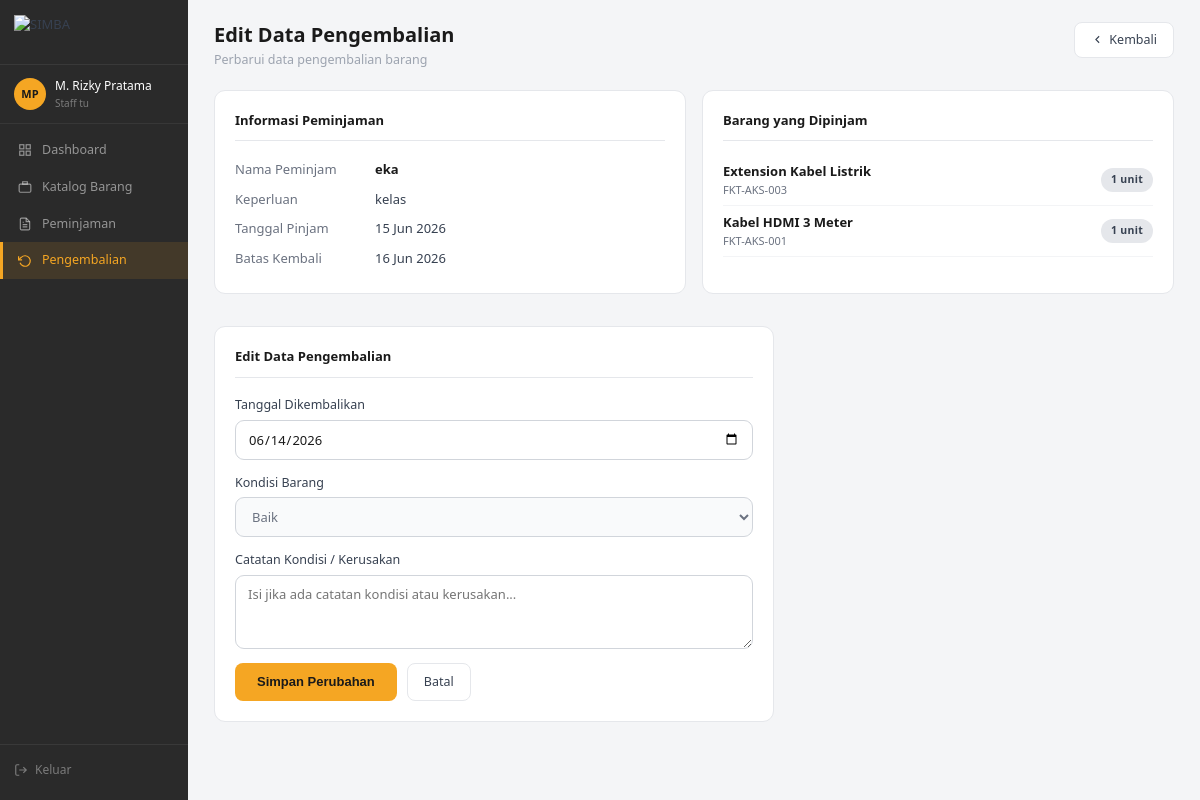
Screenshot of /pages/pengembalian/edit_pengembalian.php?id=15 (signed in) with the database file from the repository.
### tables this page shows
CREATE TABLE IF NOT EXISTS `pengembalian` (
  `id` int NOT NULL AUTO_INCREMENT,
  `id_peminjaman` int NOT NULL,
  `diterima_oleh` int NOT NULL,
  `tanggal_kembali` date NOT NULL,
  `hari_terlambat` int DEFAULT '0',
  `kondisi_kembali` enum('baik','rusak_ringan','rusak_berat') NOT NULL,
  `catatan_kerusakan` text,
  `dibuat_pada` timestamp NOT NULL DEFAULT CURRENT_TIMESTAMP,
  PRIMARY KEY (`id`),
  UNIQUE KEY `id_peminjaman` (`id_peminjaman`),
  KEY `diterima_oleh` (`diterima_oleh`),
  CONSTRAINT `pengembalian_ibfk_1` FOREIGN KEY (`id_peminjaman`) REFERENCES `pengajuan_peminjaman` (`id`),
  CONSTRAINT `pengembalian_ibfk_2` FOREIGN KEY (`diterima_oleh`) REFERENCES `users` (`id`)
);

CREATE TABLE IF NOT EXISTS `users` (
  `id` int NOT NULL AUTO_INCREMENT,
  `nama_pengguna` varchar(50) NOT NULL,
  `kata_sandi` varchar(255) NOT NULL,
  `nama_lengkap` varchar(100) NOT NULL,
  `email` varchar(100) NOT NULL,
  `peran` enum('admin','staff_tu','peminjam') NOT NULL,
  `aktif` tinyint(1) NOT NULL DEFAULT '1',
  `dibuat_pada` timestamp NOT NULL DEFAULT CURRENT_TIMESTAMP,
  PRIMARY KEY (`id`),
  UNIQUE KEY `nama_pengguna` (`nama_pengguna`),
  UNIQUE KEY `email` (`email`)
);

CREATE TABLE IF NOT EXISTS `pengajuan_peminjaman` (
  `id` int NOT NULL AUTO_INCREMENT,
  `id_peminjam` int NOT NULL,
  `keperluan` text NOT NULL,
  `tanggal_pinjam` date NOT NULL,
  `tanggal_kembali` date NOT NULL,
  `status` enum('menunggu','diverifikasi','disetujui','ditolak','aktif','selesai','dibatalkan') DEFAULT 'menunggu',
  `diverifikasi_oleh` int DEFAULT NULL,
  `disetujui_oleh` int DEFAULT NULL,
  `catatan_tolak` text,
  `dibuat_pada` timestamp NOT NULL DEFAULT CURRENT_TIMESTAMP,
  `diperbarui_pada` timestamp NOT NULL DEFAULT CURRENT_TIMESTAMP ON UPDATE CURRENT_TIMESTAMP,
  `file_surat` varchar(255) DEFAULT NULL COMMENT 'Untuk event himpunan/peminjaman alat berat',
  PRIMARY KEY (`id`),
  KEY `id_peminjam` (`id_peminjam`),
  KEY `diverifikasi_oleh` (`diverifikasi_oleh`),
  KEY `disetujui_oleh` (`disetujui_oleh`),
  CONSTRAINT `pengajuan_peminjaman_ibfk_1` FOREIGN KEY (`id_peminjam`) REFERENCES `users` (`id`),
  CONSTRAINT `pengajuan_peminjaman_ibfk_2` FOREIGN KEY (`diverifikasi_oleh`) REFERENCES `users` (`id`),
  CONSTRAINT `pengajuan_peminjaman_ibfk_3` FOREIGN KEY (`disetujui_oleh`) REFERENCES `users` (`id`)
);

CREATE TABLE IF NOT EXISTS `detail_peminjaman` (
  `id` int NOT NULL AUTO_INCREMENT,
  `id_peminjaman` int NOT NULL,
  `id_barang` int NOT NULL,
  `jumlah` int NOT NULL,
  `kondisi_saat_pinjam` enum('baik','rusak_ringan') DEFAULT 'baik',
  `catatan` text,
  PRIMARY KEY (`id`),
  KEY `id_peminjaman` (`id_peminjaman`),
  KEY `id_barang` (`id_barang`),
  CONSTRAINT `detail_peminjaman_ibfk_1` FOREIGN KEY (`id_peminjaman`) REFERENCES `pengajuan_peminjaman` (`id`),
  CONSTRAINT `detail_peminjaman_ibfk_2` FOREIGN KEY (`id_barang`) REFERENCES `barang` (`id`)
);

CREATE TABLE IF NOT EXISTS `barang` (
  `id` int NOT NULL AUTO_INCREMENT,
  `kategori_id` int NOT NULL,
  `kode_barang` varchar(30) NOT NULL,
  `nama` varchar(150) NOT NULL,
  `stok_total` int NOT NULL,
  `stok_tersedia` int NOT NULL,
  `kondisi` enum('baik','rusak_ringan','rusak_berat') DEFAULT 'baik',
  `status` enum('tersedia','dipinjam','dalam_perbaikan') DEFAULT 'tersedia',
  `foto` varchar(255) DEFAULT NULL,
  `dibuat_pada` timestamp NOT NULL DEFAULT CURRENT_TIMESTAMP,
  PRIMARY KEY (`id`),
  UNIQUE KEY `kode_barang` (`kode_barang`),
  KEY `kategori_id` (`kategori_id`),
  CONSTRAINT `barang_ibfk_1` FOREIGN KEY (`kategori_id`) REFERENCES `kategori` (`id`)
);

### includes/auth_check.php (called while the page is built, shortened)
<?php
if (!function_exists('app_base_path')) {
    function app_base_path(): string {
        $script = str_replace('\\', '/', $_SERVER['SCRIPT_NAME'] ?? '');
        $pos = strpos($script, '/pages/');
        if ($pos !== false) {
            return rtrim(substr($script, 0, $pos), '/');
        }
        return rtrim(dirname($script), '/\\');
    }
}
if (!function_exists('app_url')) {
    function app_url(string $path = ''): string {
        $base = app_base_path();
        return $base . '/' . ltrim($path, '/');
    }
}
if (!function_exists('asset_url')) {
    function asset_url(string $path): string {
        $full = dirname(__DIR__) . '/' . ltrim($path, '/');
        $ver  = is_file($full) ? filemtime($full) : time();
        return app_url($path) . '?v=' . $ver;
    }
}

### includes/functions.php (called while the page is built, shortened)
<?php
function sanitasi(string $input): string {
    return htmlspecialchars(strip_tags(trim($input)));
}
function fmt_tgl(string $tgl): string {
    $bulan = ['', 'Jan', 'Feb', 'Mar', 'Apr', 'Mei', 'Jun',
              'Jul', 'Agu', 'Sep', 'Okt', 'Nov', 'Des'];
    [$y, $m, $d] = explode('-', $tgl);
    return "$d {$bulan[(int)$m]} $y";
}

### pages/pengembalian/edit_pengembalian.php (the view, shortened to what this page needs)
<?php
require_once __DIR__ . '/../../config/koneksi.php';
require_once __DIR__ . '/../../includes/auth_check.php';
require_once __DIR__ . '/../../includes/functions.php';
$id_pengembalian = (int)$_GET['id'];
$stmt = $conn->prepare("SELECT kr.*, p.keperluan, p.tanggal_pinjam, p.tanggal_kembali AS batas_kembali, u.nama_lengkap
                        FROM pengembalian kr
                        JOIN pengajuan_peminjaman p ON kr.id_peminjaman = p.id
                        JOIN users u ON p.id_peminjam = u.id
                        WHERE kr.id = ?");
$stmt->bind_param('i', $id_pengembalian);
$stmt->execute();
$data = $stmt->get_result()->fetch_assoc();
$id_peminjaman = $data['id_peminjaman'];
$stmt_barang = $conn->prepare("SELECT dp.*, b.nama AS nama_barang, b.kode_barang FROM detail_peminjaman dp JOIN barang b ON dp.id_barang = b.id WHERE dp.id_peminjaman = ?");
$stmt_barang->bind_param('i', $id_peminjaman);
$stmt_barang->execute();
$barang_list = $stmt_barang->get_result()->fetch_all(MYSQLI_ASSOC);
?>
<!DOCTYPE html>
<html lang="id">
<head>
    <link rel="stylesheet" href="<?= asset_url('assets/css/style.css') ?>">
</head>
<body>
<div class="app-wrapper">
    <?php include __DIR__ . '/../../includes/sidebar.php'; ?>
    <main class="main-content">
        <div class="page-header">
            <div>
                <h2>Edit Data Pengembalian</h2>
                <p>Perbarui data pengembalian barang</p>
            </div>
            <a href="index.php" class="btn btn-outline">
                <svg width="13" height="13" fill="none" stroke="currentColor" stroke-width="2" viewBox="0 0 24 24">
                    <polyline points="15 18 9 12 15 6"/>
                </svg>
                Kembali
            </a>
        </div>
        <div style="display:grid; grid-template-columns:1fr 1fr; gap:16px; margin-bottom:16px">
            <div class="card">
                <div style="font-weight:700; font-size:13px; color:#1a1a1a; margin-bottom:14px; padding-bottom:10px; border-bottom:1px solid var(--border)">
                    Informasi Peminjaman
                </div>
                <table style="width:100%; border-collapse:collapse; font-size:13px">
                    <tr>
                        <td style="color:#6b7280; padding:5px 0; width:140px">Nama Peminjam</td>
                        <td style="font-weight:600; color:#1a1a1a"><?= sanitasi($data['nama_lengkap']) ?></td>
                    </tr>
                    <tr>
                        <td style="color:#6b7280; padding:5px 0">Keperluan</td>
                        <td><?= sanitasi($data['keperluan']) ?></td>
                    </tr>
                    <tr>
                        <td style="color:#6b7280; padding:5px 0">Tanggal Pinjam</td>
                        <td><?= fmt_tgl($data['tanggal_pinjam']) ?></td>
                    </tr>
                    <tr>
                        <td style="color:#6b7280; padding:5px 0">Batas Kembali</td>
                        <td><?= fmt_tgl($data['batas_kembali']) ?></td>
                    </tr>
                </table>
            </div>
            <div class="card">
                <div style="font-weight:700; font-size:13px; color:#1a1a1a; margin-bottom:14px; padding-bottom:10px; border-bottom:1px solid var(--border)">
                    Barang yang Dipinjam
                </div>
                <?php foreach ($barang_list as $b): ?>
                <div style="display:flex; justify-content:space-between; align-items:center; padding:7px 0; border-bottom:1px solid var(--border-light); font-size:13px">
                    <div>
                        <div style="font-weight:600; color:#1a1a1a"><?= sanitasi($b['nama_barang']) ?></div>
                        <div style="font-size:11px; color:#6b7280"><?= sanitasi($b['kode_barang']) ?></div>
                    </div>
                    <span class="badge badge-aktif"><?= (int)$b['jumlah'] ?> unit</span>
                </div>
                <?php endforeach; ?>
            </div>
        </div>
        <div class="card" style="max-width:560px">
            <div style="font-weight:700; font-size:13px; color:#1a1a1a; margin-bottom:18px; padding-bottom:10px; border-bottom:1px solid var(--border)">
                Edit Data Pengembalian
            </div>
            <form action="proses_edit_pengembalian.php" method="POST">
                <div class="form-group">
                    <label class="form-label">Tanggal Dikembalikan</label>
                    <input type="date" name="tanggal_kembali" class="form-input"
                           value="<?= sanitasi($data['tanggal_kembali']) ?>" required>
                </div>
                <div class="form-group">
                    <label class="form-label">Kondisi Barang</label>
                    <select name="kondisi_kembali" class="form-input" required>
                        <?php foreach (['baik' => 'Baik', 'rusak_ringan' => 'Rusak Ringan', 'rusak_berat' => 'Rusak Berat'] as $v => $l): ?>
                        <option value="<?= $v ?>" <?= $data['kondisi_kembali'] === $v ? 'selected' : '' ?>><?= $l ?></option>
                        <?php endforeach; ?>
                    </select>
                </div>
                <div class="form-group">
                    <label class="form-label">Catatan Kondisi / Kerusakan</label>
                    <textarea name="catatan_kerusakan" class="form-input" rows="3"
                              placeholder="Isi jika ada catatan kondisi atau kerusakan..."><?= sanitasi($data['catatan_kerusakan'] ?? '') ?></textarea>
                </div>
                <div style="display:flex; gap:10px; margin-top:8px">
                    <button type="submit" name="submit_edit" class="btn btn-primary btn-kirim">
                        Simpan Perubahan
                    </button>
                    <a href="index.php" class="btn btn-outline">Batal</a>
                </div>
            </form>
        </div>
    </main>
</div>
</body>
</html>

### assets/css/style.css (style rules this page uses)
*, *::before, *::after { box-sizing: border-box; margin: 0; padding: 0; }
:root { --amber: #F5A623; --amber-dark: #e09620; --amber-light: rgba(245,166,35,0.12); --bg: #f4f5f7; --white: #ffffff; --border: #e5e7eb; --border-light: #f3f4f6; --text-main: #1a1a1a; --text-body: #374151; --text-muted: #9ca3af; --text-sub: #6b7280; --sidebar-bg: #2a2a2a; --radius-sm: 6px; --radius-md: 8px; --radius-lg: 12px; --shadow-sm: 0 1px 3px rgba(0,0,0,0.06); --shadow-md: 0 4px 12px rgba(0,0,0,0.08); }
body { font-family: 'Segoe UI', -apple-system, BlinkMacSystemFont, sans-serif; font-size: 13px; line-height: 1.5; background: var(--bg); color: var(--text-body); min-height: 100vh; -webkit-font-smoothing: antialiased; }
a { text-decoration: none; color: inherit; }
svg { vertical-align: middle; }
.app-wrapper { display: flex; min-height: 100vh; }
.main-content { flex: 1; padding: 22px 26px; overflow-y: auto; min-width: 0; }
.page-header { display: flex; justify-content: space-between; align-items: flex-start; margin-bottom: 20px; gap: 12px; flex-wrap: wrap; }
.page-header h2 { font-size: 20px; font-weight: 700; color: var(--text-main); line-height: 1.3; }
.page-header p { font-size: 12.5px; color: var(--text-muted); margin-top: 3px; }
.btn { display: inline-flex; align-items: center; gap: 5px; padding: 8px 16px; border-radius: var(--radius-md); font-size: 12.5px; font-weight: 500; cursor: pointer; border: none; text-decoration: none; transition: background 0.15s, opacity 0.15s; white-space: nowrap; line-height: 1.4; }
.btn-primary { background: var(--amber); color: #1a1a1a; font-weight: 600; }
.btn-outline { background: #fff; border: 1px solid var(--border); color: var(--text-body); }
.btn-kirim { background: var(--amber); color: #1a1a1a; border: none; padding: 10px 22px; border-radius: var(--radius-md); font-weight: 700; font-size: 13px; cursor: pointer; display: inline-flex; align-items: center; gap: 6px; transition: background 0.15s; }
.form-group { display: flex; flex-direction: column; gap: 5px; margin-bottom: 14px; }
.form-label { font-size: 12.5px; font-weight: 500; color: var(--text-body); }
.form-input { padding: 9px 12px; border: 1px solid #d1d5db; border-radius: 9px; font-size: 13px; color: var(--text-main); background: #fff; outline: none; transition: border-color 0.15s, box-shadow 0.15s; width: 100%; font-family: inherit; }
.form-input:read-only { background: #f9fafb; color: var(--text-sub); }
textarea.form-input { resize: vertical; min-height: 72px; }
.badge { display: inline-block; padding: 4px 10px; border-radius: 999px; font-size: 10.5px; font-weight: 700; letter-spacing: 0.3px; white-space: nowrap; }
.badge-aktif { background: #e5e7eb; color: #374151; }
.card { background: #fff; border-radius: 11px; border: 1px solid var(--border); padding: 20px; margin-bottom: 16px; }

### rows the page displays
pengembalian: users.nama_lengkap "eka", id_peminjaman.keperluan "kelas", id_peminjaman.tanggal_pinjam "15 Jun 2026", id_peminjaman.tanggal_kembali "16 Jun 2026", tanggal_kembali "06/14/2026", kondisi_kembali "Baik"
detail_peminjaman: id_barang.nama "Extension Kabel Listrik", id_barang.kode_barang "FKT-AKS-003", jumlah "1"
detail_peminjaman: id_barang.nama "Kabel HDMI 3 Meter", id_barang.kode_barang "FKT-AKS-001", jumlah "1"

### other values shown
$inisial "MP"
$nama "M. Rizky Pratama"
str_replace('_', ' ', $peran) "Staff tu"
